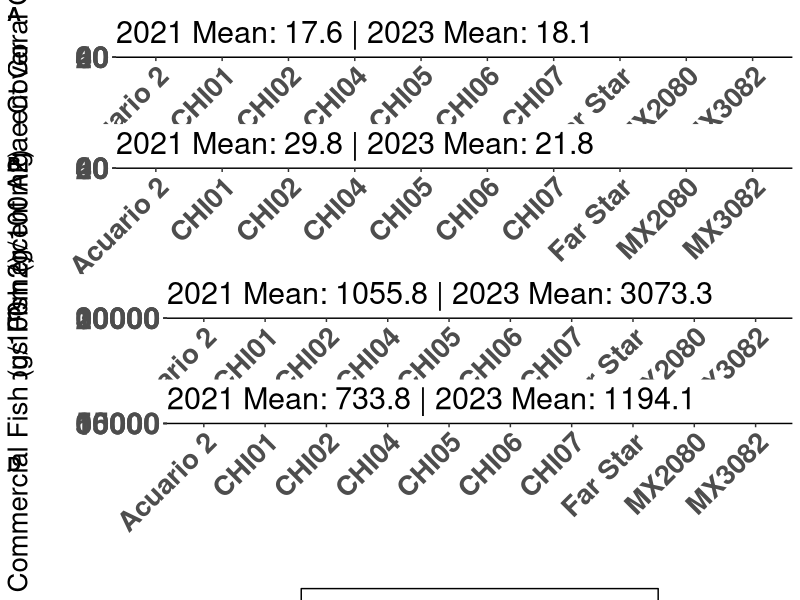
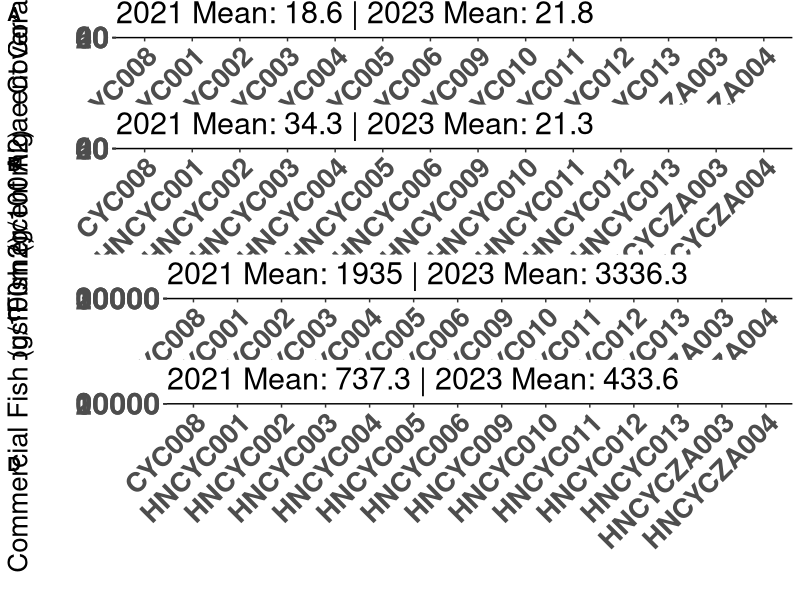
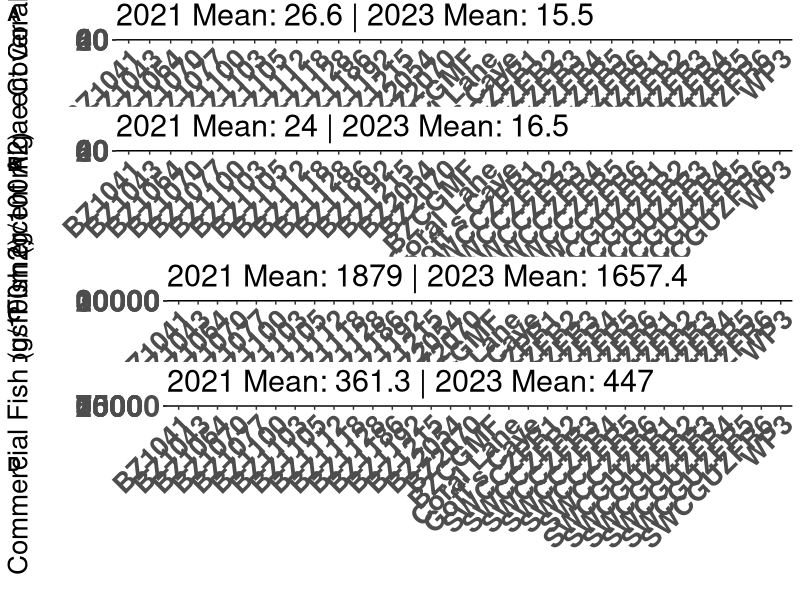
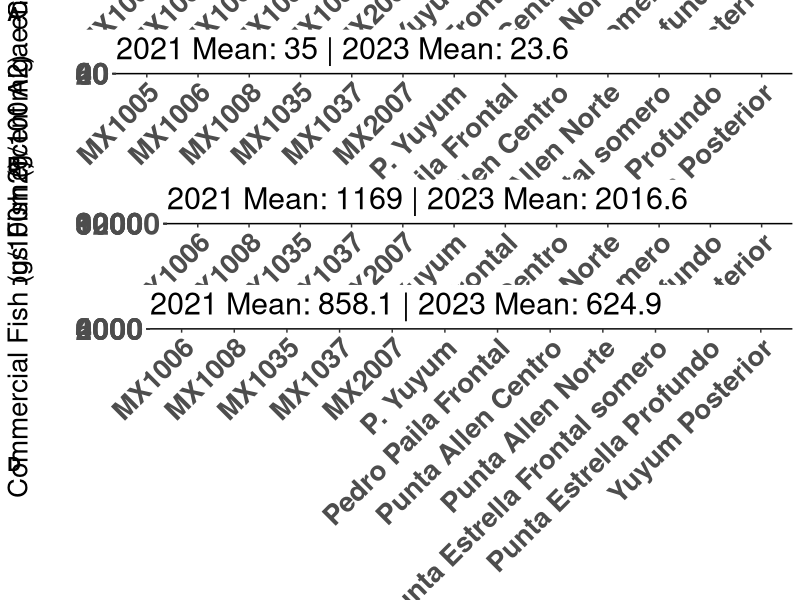
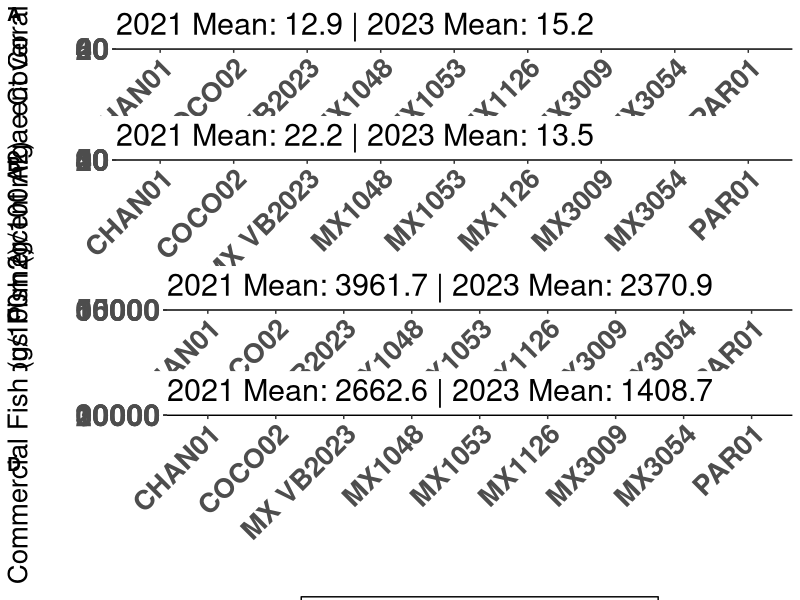
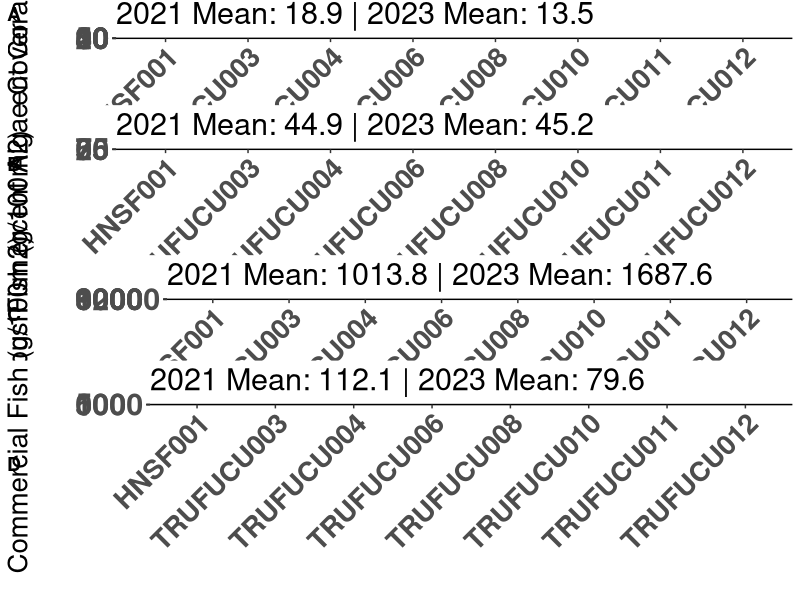
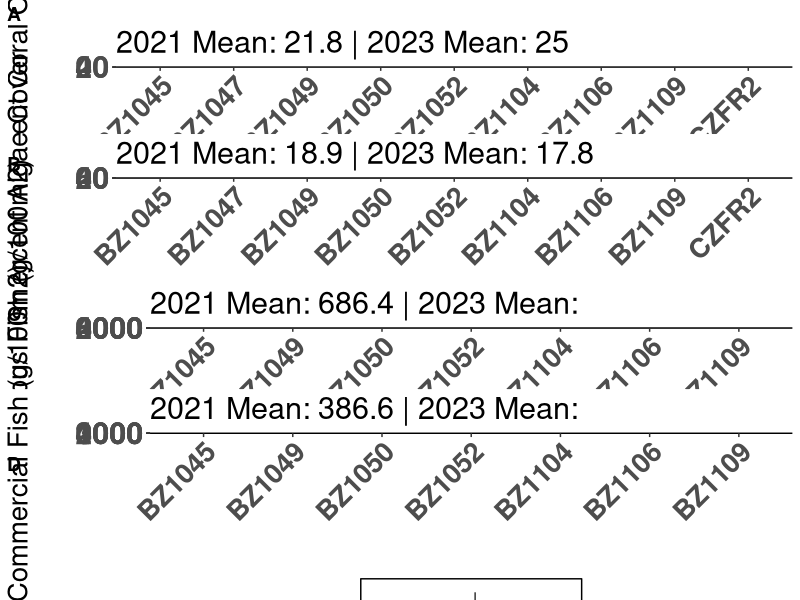
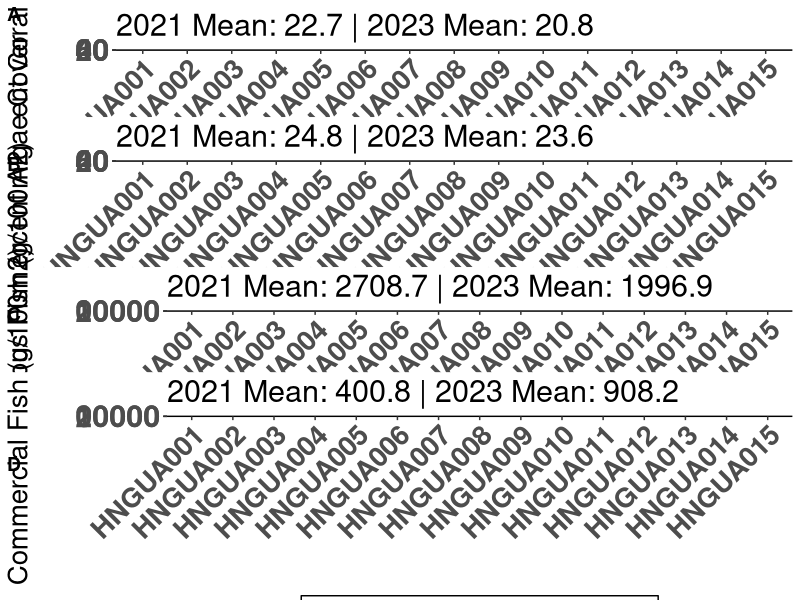

Reproduce these figures in R, in order.
## ---- chunk 1
knitr::opts_chunk$set(warning = FALSE, message = FALSE)
## ---- chunk 2
# Set working directory #
setwd(dir = "G:\\Desktop\\Visualizations_HRI_Supps_UBERI_V5")

# Load in packages #
library(tidyverse) # manipulate, tidy data, make plots
library(ggpubr) # arrange multiple plots
library(readxl) #read excel files
library(lubridate) #work with dates

# Set theme #
gg_theme <- theme(
  legend.position = "bottom",
  axis.text.x = element_text(face = "bold", angle = 45, vjust = 1, hjust = 1, size = 20),
  axis.text.y = element_text(face = "bold", size = 22, hjust = 0),
  axis.title.x = element_text(size = 24),
  axis.title.y = element_text(size = 20, margin = margin(0, 30, 0, 0)),
  legend.text = element_text(size = 20, vjust = 0.5),
  legend.title = element_text(face = "bold", size = 24, vjust = 0.5),
  legend.key.height = unit(1.5, "cm"),
  legend.key.width = unit(1.5, "cm"),
  legend.background = element_rect(color = "black"),
  plot.title = element_text(size = 28, hjust = 0.5, face = "bold", margin = margin(0, 0, 30, 0)),
  plot.subtitle = element_text(size = 22)
)
## ---- chunk 3
# Prepare data #

#This code chunk shows how to generate the two dataframes using a reference sheet of site names and 2021 and 2023 benthci and fish data products. However, any input data may be used as long as it produces the stated dataframes. 


# Set theme #
gg_theme <- theme(
  legend.position = "bottom",
  axis.text.x = element_text(face = "bold", angle = 45, vjust = 1, hjust = 1, size = 20),
  axis.text.y = element_text(face = "bold", size = 22, hjust = 0),
  axis.title.x = element_text(size = 24),
  axis.title.y = element_text(size = 20, margin = margin(0, 30, 0, 0)),
  legend.text = element_text(size = 20, vjust = 0.5),
  legend.title = element_text(face = "bold", size = 24, vjust = 0.5),
  legend.key.height = unit(1.5, "cm"),
  legend.key.width = unit(1.5, "cm"),
  legend.background = element_rect(color = "black"),
  plot.title = element_text(size = 28, hjust = 0.5, face = "bold", margin = margin(0, 0, 30, 0)),
  plot.subtitle = element_text(size = 22)
)

Benthic_data_combined <- read_csv("Benthic data combined final V3 after launch.csv")
Fish_data_combined<- read_csv("Fish data combined final V3 after launch.csv")


##Benthic


df_benthic =  Benthic_data_combined %>%
  mutate(Subregion = ifelse(Subregion == "Turneffe Atoll", "Turneffe", Subregion),
         Subregion = ifelse(Subregion == "Lighthouse reef", "Lighthouse Reef", Subregion),
         Subregion = ifelse(Subregion == "Glover's Reef Atoll", "Glover's Reef", Subregion))

#expresed in percentage
df_benthic$Coral<-df_benthic$Coral*100
df_benthic$Algae<-df_benthic$Algae*100


df_benthic$Site<-df_benthic$SiteCode_corrected

df_benthic$Year<-as.factor(df_benthic$Year)


###Fish
df_fish = Fish_data_combined%>%
  mutate(Subregion = ifelse(Subregion == "Turneffe Atoll", "Turneffe", Subregion),
         Subregion = ifelse(Subregion == "Lighthouse reef", "Lighthouse Reef", Subregion),
         Subregion = ifelse(Subregion == "Gloverâ€™s Reef Atoll", "Glover's Reef", Subregion))

df_fish$Site<-df_fish$SiteCode_2021_corrected

df_fish$Year<-as.factor(df_fish$Year)


## ---- chunk 4

# Prepare to create plots #

# Create list of subregions
subregions <- unique(df_benthic$Subregion)
subregions <- subregions[!is.na(subregions)]

df_benthic %>%
  group_by(Site, Subregion) %>%
  summarize(Count = n(),
            Years = length(unique(Year))) %>%
  filter(Count / Years != 6 & Count / Years != 12) %>%
  arrange(Subregion)

# Create empty lists for use in the loops
coral_list <- list()
algae_list <- list()
comm_fish_list <- list()
herb_fish_list <- list()
combined_list <- list()

# calculate annual means for each indicator
yearly_means_benthic <- df_benthic %>%
  group_by(Year, Subregion, SiteCode_corrected) %>%
  summarize(
    mean_coral = mean(Coral, na.rm = TRUE),
    mean_algae = mean(Algae, na.rm = TRUE)
  ) %>%
  group_by(Year, Subregion) %>%
  summarize(
    mean_coral = mean(mean_coral, na.rm = TRUE),
    mean_algae = mean(mean_algae, na.rm = TRUE)
  )
yearly_means_fish <- df_fish %>%
  group_by(Year, Subregion, SiteCode_2021_corrected) %>%
    summarize(
    mean_comm = mean(Comm, na.rm = TRUE),
    mean_herb = mean(Herb, na.rm = TRUE)
  ) %>%
  group_by(Year, Subregion) %>%
  summarize(
    mean_comm = mean(mean_comm, na.rm = TRUE),
    mean_herb = mean(mean_herb, na.rm = TRUE)
  )

## ---- chunk 5
# Create plots for indicators for all subregions #

#Run for loop to generate plots
for (subregion in subregions) {
  # filter to correct subregion
  data_subregion <- filter(df_benthic, Subregion == subregion)
  yearly_means_benthic_subregion <- filter(yearly_means_benthic, Subregion == subregion)
  yearly_means_fish_subregion <- filter(yearly_means_fish, Subregion == subregion)
  unique_years <- sort(unique(data_subregion$Year))

  # generate mean coral text for subregion
  mean_values_text <- paste(sapply(unique_years, function(year) {
    mean_value <- round(filter(yearly_means_benthic_subregion, Year == year)$mean_coral, 1)
    paste(year, "Mean:", mean_value)
  }), collapse = " | ")

  # Coral plots
  coral_plot <- ggplot(data_subregion, aes(x = Site, y = Coral)) +
    geom_boxplot(outlier.shape = 4, outlier.size = 10, aes(fill = Year)) +
    geom_point(position = position_dodge(width = 0.75), size = 2, aes(group = Year)) +
    stat_summary(
      fun = mean, geom = "point", shape = 18, size = 6, color = "darkorange",
      aes(group = Year), position = position_dodge(width = 0.75)
    ) +
    theme_classic() +
    gg_theme +
    theme(legend.position = "none") +
    labs(
      x = "", y = "Percent Coral Cover",
      title = paste(subregion, "Indicator Values"),
      subtitle = mean_values_text
    ) + # Add the dynamic subtitle here
    scale_fill_manual(values = c("lightblue", "#C6EDC3"))

  coral_list[[subregion]] <- coral_plot

  # mean algae text for subregion
  mean_values_text <- paste(sapply(unique_years, function(year) {
    mean_value <- round(filter(yearly_means_benthic_subregion, Year == year)$mean_algae, 1)
    paste(year, "Mean:", mean_value)
  }), collapse = " | ")

  # Algae plots
  algae_plot <- ggplot(data_subregion, aes(x = Site, y = Algae)) +
    geom_boxplot(outlier.shape = 4, outlier.size = 10, aes(fill = Year)) +
    geom_point(position = position_dodge(width = 0.75), size = 2, aes(group = Year)) +
    stat_summary(
      fun = mean, geom = "point", shape = 18, size = 6, color = "darkorange",
      aes(group = Year), position = position_dodge(width = 0.75)
    ) +
    theme_classic() +
    gg_theme +
    theme(legend.position = "none") +
    labs(x = "", y = "Percent Algae Cover", subtitle = mean_values_text) +
    scale_fill_manual(values = c("lightblue", "#C6EDC3"))

  algae_list[[subregion]] <- algae_plot

  data_subregion <- filter(df_fish, Subregion == subregion)


  # mean herbivorous fish text for subregion
  mean_values_text <- paste(sapply(unique_years, function(year) {
    mean_value <- round(filter(yearly_means_fish_subregion, Year == year)$mean_herb, 1)
    paste(year, "Mean:", mean_value)
  }), collapse = " | ")

  # Herbivorous fish plots
  herb_fish_plot <- ggplot(data_subregion, aes(x = Site, y = Herb)) +
    geom_boxplot(outlier.shape = 4, outlier.size = 10, aes(fill = Year)) +
    geom_point(position = position_dodge(width = 0.75), size = 2, aes(group = Year)) +
    stat_summary(
      fun = mean, geom = "point", shape = 18, size = 6, color = "darkorange",
      aes(group = Year), position = position_dodge(width = 0.75)
    ) +
    theme_classic() +
    gg_theme +
    theme(legend.position = "none") +
    labs(x = "Site", y = "Herbivorous Fish (g/100m2)", subtitle = mean_values_text) +
    scale_fill_manual(values = c("lightblue", "#C6EDC3"))

  herb_fish_list[[subregion]] <- herb_fish_plot


  # generate mean commercial fish text for subregion
  mean_values_text <- paste(sapply(unique_years, function(year) {
    mean_value <- round(filter(yearly_means_fish_subregion, Year == year)$mean_comm, 1)
    paste(year, "Mean:", mean_value)
  }), collapse = " | ")

  # Commercial fish plots
  comm_fish_plot <- ggplot(data_subregion, aes(x = Site, y = Comm)) +
    geom_boxplot(outlier.shape = 4, outlier.size = 10, aes(fill = Year)) +
    stat_summary(
      fun = mean, geom = "point", shape = 18, size = 6, color = "darkorange",
      aes(group = Year), position = position_dodge(width = 0.75)
    ) +
    geom_point(position = position_dodge(width = 0.75), size = 2, aes(group = Year)) +
    theme_classic() +
    gg_theme +
    labs(x = "", y = "Commercial Fish (g/100m2)", subtitle = mean_values_text) +
    scale_fill_manual(values = c("lightblue", "#C6EDC3"))

  comm_fish_list[[subregion]] <- comm_fish_plot
}

#Combine plots for each subregion and save to working directory
for (subregion in subregions) {
  combined_plot <- ggarrange(coral_list[[subregion]],
    algae_list[[subregion]],
    herb_fish_list[[subregion]],
    comm_fish_list[[subregion]],
    ncol = 1, nrow = 4,
    labels = LETTERS[1:4]
  )
  
  combined_list[[subregion]] <- combined_plot

  file_name <- paste0("plot_", subregion, ".png")
  ggsave(file_name, combined_plot, width = 22, height = 26, dpi = 600)
}
## ---- chunk 6
# Display plots for the markdown file #

for (i in seq_along(combined_list)) {
  print(combined_list[[i]])
}

